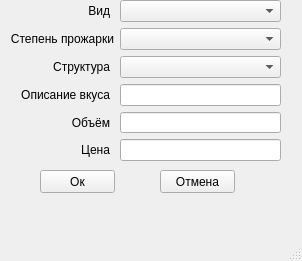
<?xml version="1.0" encoding="UTF-8"?>
<ui version="4.0">
 <class>MainWindow</class>
 <widget class="QMainWindow" name="MainWindow">
  <property name="geometry">
   <rect>
    <x>0</x>
    <y>0</y>
    <width>302</width>
    <height>261</height>
   </rect>
  </property>
  <property name="windowTitle">
   <string>MainWindow</string>
  </property>
  <widget class="QWidget" name="centralwidget">
   <widget class="QWidget" name="formLayoutWidget">
    <property name="geometry">
     <rect>
      <x>10</x>
      <y>0</y>
      <width>271</width>
      <height>161</height>
     </rect>
    </property>
    <layout class="QFormLayout" name="formLayout">
     <item row="0" column="0">
      <widget class="QLabel" name="label">
       <property name="sizePolicy">
        <sizepolicy hsizetype="Minimum" vsizetype="Preferred">
         <horstretch>0</horstretch>
         <verstretch>0</verstretch>
        </sizepolicy>
       </property>
       <property name="minimumSize">
        <size>
         <width>100</width>
         <height>0</height>
        </size>
       </property>
       <property name="layoutDirection">
        <enum>Qt::LeftToRight</enum>
       </property>
       <property name="text">
        <string>Вид</string>
       </property>
       <property name="alignment">
        <set>Qt::AlignRight|Qt::AlignTrailing|Qt::AlignVCenter</set>
       </property>
      </widget>
     </item>
     <item row="1" column="0">
      <widget class="QLabel" name="label_2">
       <property name="sizePolicy">
        <sizepolicy hsizetype="Minimum" vsizetype="Preferred">
         <horstretch>0</horstretch>
         <verstretch>0</verstretch>
        </sizepolicy>
       </property>
       <property name="minimumSize">
        <size>
         <width>100</width>
         <height>0</height>
        </size>
       </property>
       <property name="layoutDirection">
        <enum>Qt::LeftToRight</enum>
       </property>
       <property name="text">
        <string>Степень прожарки</string>
       </property>
       <property name="alignment">
        <set>Qt::AlignRight|Qt::AlignTrailing|Qt::AlignVCenter</set>
       </property>
      </widget>
     </item>
     <item row="2" column="0">
      <widget class="QLabel" name="label_3">
       <property name="sizePolicy">
        <sizepolicy hsizetype="Minimum" vsizetype="Preferred">
         <horstretch>0</horstretch>
         <verstretch>0</verstretch>
        </sizepolicy>
       </property>
       <property name="minimumSize">
        <size>
         <width>100</width>
         <height>0</height>
        </size>
       </property>
       <property name="layoutDirection">
        <enum>Qt::LeftToRight</enum>
       </property>
       <property name="text">
        <string>Структура</string>
       </property>
       <property name="alignment">
        <set>Qt::AlignRight|Qt::AlignTrailing|Qt::AlignVCenter</set>
       </property>
      </widget>
     </item>
     <item row="3" column="0">
      <widget class="QLabel" name="label_4">
       <property name="sizePolicy">
        <sizepolicy hsizetype="Minimum" vsizetype="Preferred">
         <horstretch>0</horstretch>
         <verstretch>0</verstretch>
        </sizepolicy>
       </property>
       <property name="minimumSize">
        <size>
         <width>100</width>
         <height>0</height>
        </size>
       </property>
       <property name="layoutDirection">
        <enum>Qt::LeftToRight</enum>
       </property>
       <property name="text">
        <string>Описание вкуса</string>
       </property>
       <property name="alignment">
        <set>Qt::AlignRight|Qt::AlignTrailing|Qt::AlignVCenter</set>
       </property>
      </widget>
     </item>
     <item row="4" column="0">
      <widget class="QLabel" name="label_5">
       <property name="sizePolicy">
        <sizepolicy hsizetype="Minimum" vsizetype="Preferred">
         <horstretch>0</horstretch>
         <verstretch>0</verstretch>
        </sizepolicy>
       </property>
       <property name="minimumSize">
        <size>
         <width>100</width>
         <height>0</height>
        </size>
       </property>
       <property name="layoutDirection">
        <enum>Qt::LeftToRight</enum>
       </property>
       <property name="text">
        <string>Объём</string>
       </property>
       <property name="alignment">
        <set>Qt::AlignRight|Qt::AlignTrailing|Qt::AlignVCenter</set>
       </property>
      </widget>
     </item>
     <item row="5" column="0">
      <widget class="QLabel" name="label_6">
       <property name="sizePolicy">
        <sizepolicy hsizetype="Minimum" vsizetype="Preferred">
         <horstretch>0</horstretch>
         <verstretch>0</verstretch>
        </sizepolicy>
       </property>
       <property name="minimumSize">
        <size>
         <width>100</width>
         <height>0</height>
        </size>
       </property>
       <property name="layoutDirection">
        <enum>Qt::LeftToRight</enum>
       </property>
       <property name="text">
        <string>Цена</string>
       </property>
       <property name="alignment">
        <set>Qt::AlignRight|Qt::AlignTrailing|Qt::AlignVCenter</set>
       </property>
      </widget>
     </item>
     <item row="0" column="1">
      <widget class="QComboBox" name="variety"/>
     </item>
     <item row="1" column="1">
      <widget class="QComboBox" name="roast_degree"/>
     </item>
     <item row="2" column="1">
      <widget class="QComboBox" name="structure"/>
     </item>
     <item row="3" column="1">
      <widget class="QLineEdit" name="taste"/>
     </item>
     <item row="4" column="1">
      <widget class="QLineEdit" name="value"/>
     </item>
     <item row="5" column="1">
      <widget class="QLineEdit" name="cost"/>
     </item>
    </layout>
   </widget>
   <widget class="QPushButton" name="ok">
    <property name="geometry">
     <rect>
      <x>40</x>
      <y>170</y>
      <width>75</width>
      <height>23</height>
     </rect>
    </property>
    <property name="text">
     <string>Ок</string>
    </property>
   </widget>
   <widget class="QPushButton" name="cancel">
    <property name="geometry">
     <rect>
      <x>160</x>
      <y>170</y>
      <width>75</width>
      <height>23</height>
     </rect>
    </property>
    <property name="text">
     <string>Отмена</string>
    </property>
   </widget>
  </widget>
  <widget class="QMenuBar" name="menubar">
   <property name="geometry">
    <rect>
     <x>0</x>
     <y>0</y>
     <width>302</width>
     <height>21</height>
    </rect>
   </property>
  </widget>
  <widget class="QStatusBar" name="statusbar"/>
 </widget>
 <resources/>
 <connections/>
</ui>
